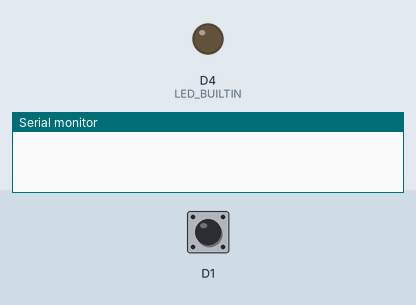
The sketch below on a simulated ESP8266 (NodeMCU). Shown: output pins drawn as LEDs (lit = HIGH, except the on-board LED, lit = LOW), the last lines printed to the serial monitor. Inputs (shaded band) come from the test bench; at power-on: D1 HIGH.

Above: at 1.2 s.
1.3 s: D1 pulled LOW for 3.2 s
At 2.3 s:
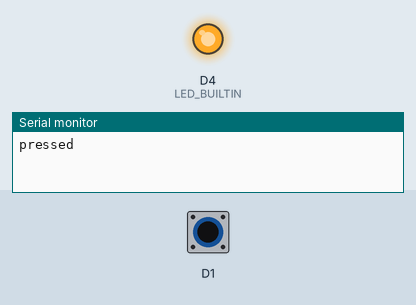
6.8 s: D1 pulled LOW for 0.15 s
At 9.2 s:
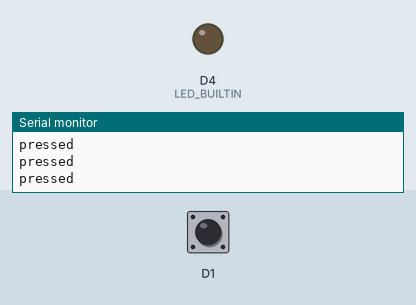
9.9 s: D1 pulled LOW for 1 s
At 11.2 s:
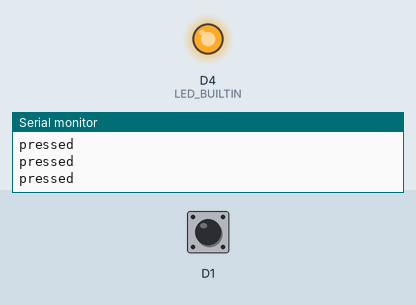
Timing chart, 0 to 13.4 s (numbered marks = the images above; inputs shaded):
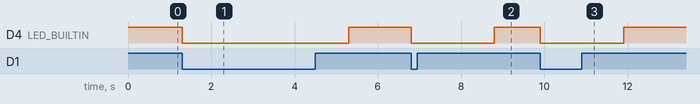

Measured:
- after the input at 1.3 s, D4 (LED_BUILTIN): HIGH → LOW at once, → HIGH 4.0 s later
- after the input at 6.8 s, D4 (LED_BUILTIN): HIGH → LOW at once, → HIGH 2.0 s later
- after the input at 9.9 s, D4 (LED_BUILTIN): HIGH → LOW at once, → HIGH 2.0 s later

The sketch:

PumpPress.ino
```cpp
int val = 0;


void setup() {
  //Set up pins
  pinMode(D1, INPUT_PULLUP);
  pinMode(LED_BUILTIN, OUTPUT);
  digitalWrite(LED_BUILTIN, HIGH);
  Serial.begin(9600);
}

void loop() {
  //Detect whether pump is pushed (HIGH is up, LOW is down)
  val = digitalRead(D1);
  //Wait a while before checking value again so pump can be pushed a few times without triggering again
  if(val == LOW)
  {
    Serial.println("pressed");
    digitalWrite(LED_BUILTIN, LOW);
    delay(2000);
  }
  digitalWrite(LED_BUILTIN, HIGH);
}
```
